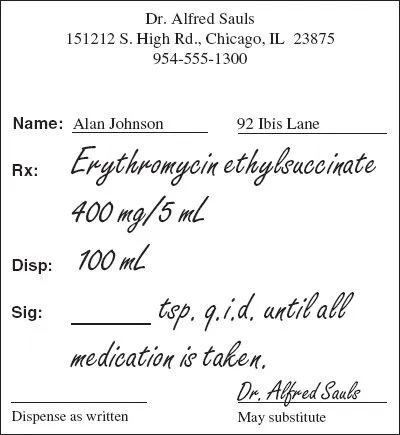
#> input picture uploads/20260113174636_image00716-1.webp, 400 x 435 px
$ python -i ai_detector.py   (imports and definitions only)
#> lines starting #> are read from the running program, lines starting #| are printed output that depends on the picture
#> in extract_text, img is the input picture: shape (435, 400, 3); mean B, G, R 240.3, 240.3, 240.3
"""
🤖 AI-POWERED PRESCRIPTION FORGERY DETECTION SYSTEM
====================================================
Advanced OCR and Machine Learning based prescription verification
Author: Enhanced Medical System
Version: 2.0
"""

import pytesseract
import cv2
import numpy as np
import re
from datetime import datetime

# Configure Tesseract path (Windows users - update this path)
# pytesseract.pytesseract.tesseract_cmd = r"C:\Program Files\Tesseract-OCR\tesseract.exe"

# ========== IMAGE PREPROCESSING ==========

def enhance_image(image):
    """
    Advanced image preprocessing for better OCR accuracy
    """
    try:
        # Convert to grayscale
        if len(image.shape) == 3:
            gray = cv2.cvtColor(image, cv2.COLOR_BGR2GRAY)
        else:
            gray = image.copy()

        # Noise reduction
        denoised = cv2.fastNlMeansDenoising(gray)

        # Adaptive thresholding
        binary = cv2.adaptiveThreshold(
            denoised, 255,
            cv2.ADAPTIVE_THRESH_GAUSSIAN_C,
            cv2.THRESH_BINARY,
            11, 2
        )
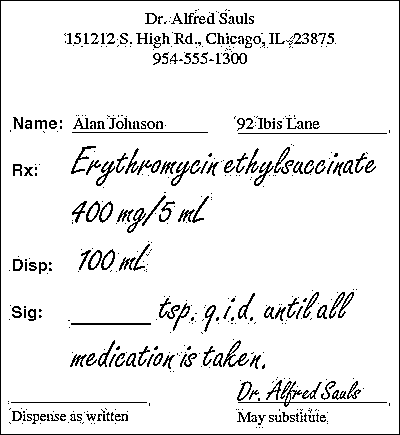
#> binary: shape (435, 400); 92.6% white; black in thin lines or dots

        # Morphological operations to remove noise
        kernel = np.ones((1, 1), np.uint8)
        morph = cv2.morphologyEx(binary, cv2.MORPH_CLOSE, kernel)

        return morph
    except Exception as e:
        print(f"⚠️ Image enhancement error: {e}")
        return image

def extract_text(image_path):
    """
    Extract text from prescription image with advanced preprocessing
    """
    try:
        # Read image
        img = cv2.imread(image_path)
        if img is None:
            print(f"❌ Cannot read image: {image_path}")
            return ""

        # Enhance image
        enhanced = enhance_image(img)

        # OCR with multiple configurations
        custom_config = r'--oem 3 --psm 6'
        text = pytesseract.image_to_string(enhanced, config=custom_config)

        print(f"✅ Extracted {len(text)} characters from image")
        return text
    except Exception as e:
        print(f"❌ Text extraction error: {e}")
        return ""

# ========== ADVANCED DETECTION ALGORITHMS ==========

# [220 lines left out: functions check_required_fields, check_format_authenticity, check_suspicious_patterns, analyze_text_quality, check_date_validity, detect_forgery, not called in this run]

# ========== ADDITIONAL UTILITY FUNCTIONS ==========

def get_detection_details(image_path):
    """
    Get detailed analysis report for an image
    Returns dictionary with all detection metrics
    """
    text = extract_text(image_path)

    if not text:
        return {
            'status': 'Error',
            'confidence': 0,
            'error': 'Could not extract text from image'
        }

    field_score, found_fields = check_required_fields(text)
    format_score = check_format_authenticity(text)
    quality_score, quality_level = analyze_text_quality(text)
    date_score, found_date = check_date_validity(text)
    penalty, suspicious_items = check_suspicious_patterns(text)

    status, confidence = detect_forgery(image_path)

    return {
        'status': status,
        'confidence': confidence,
        'text_length': len(text),
        'word_count': len(text.split()),
        'found_fields': found_fields,
        'field_score': field_score,
        'format_score': format_score,
        'quality_score': quality_score,
        'quality_level': quality_level,
        'date_found': found_date,
        'suspicious_items': suspicious_items,
        'penalty': penalty,
        'extracted_text_preview': text[:200] + '...' if len(text) > 200 else text
    }

# [14 lines left out: function batch_detect, not called in this run]

# ========== TESTING ==========

# [8 lines not run here, left out]

>>> result = get_detection_details('uploads/20260113174636_image00716-1.webp')

$ run again, on uploads/20260113172148_Determine-the-appropriateness-of-the-dosing-of-azithromycin-for-this-patient_Q320.jpg
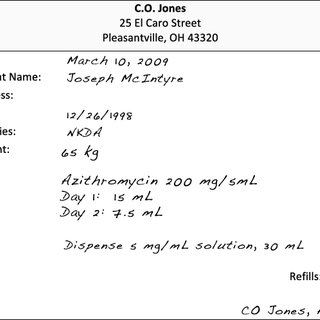
#> input picture uploads/20260113172148_Determine-the-appropriateness-of-the-dosing-of-azithromycin-for-this-patient_Q320.jpg, 320 x 320 px
#> in extract_text, img is the input picture: shape (320, 320, 3); min 0, max 255, mean 245
#> in enhance_image, `binary = cv2.adaptiveThreshold( denoised, 255, cv2.ADAPTIVE_THRESH_GAU..`:
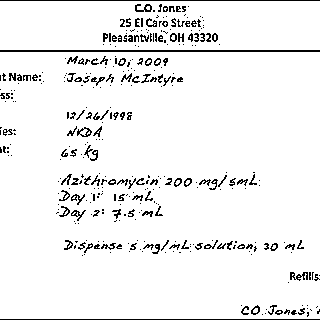
#> binary: shape (320, 320); 94.3% white; black in thin lines or dots
